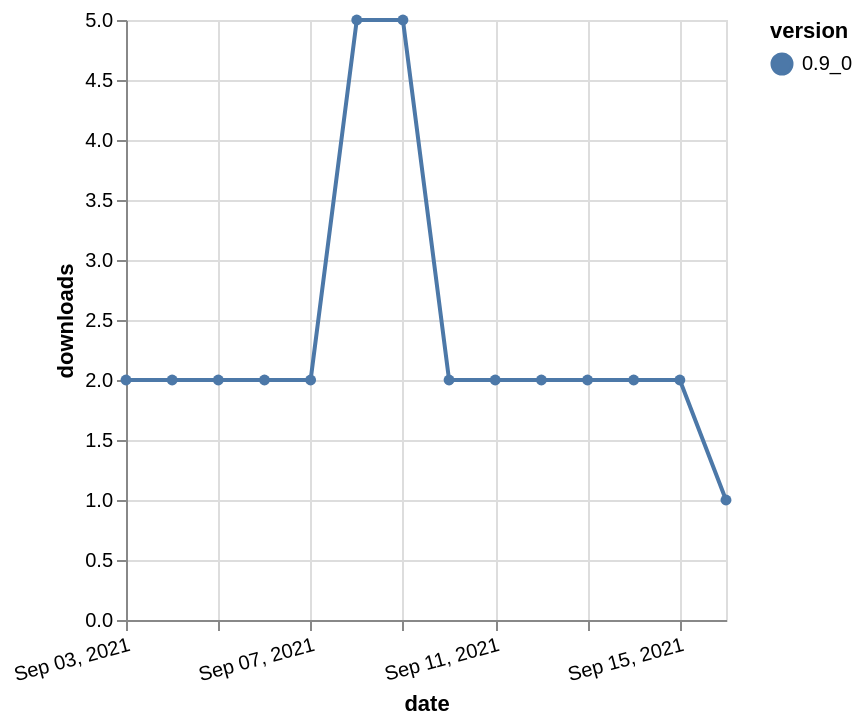

Write a Vega-Lite specification for this figure.
### Vega-Lite specification from a JSON file in a GitHub repository (floating-point values rounded to 4 significant figures)
{"$schema": "https://vega.github.io/schema/vega-lite/v5.json", "description": "A simple bar chart with embedded data.", "data": {"values": [{"date": "2021-09-03", "total": 4012, "delta": 2, "version": "0.9_0"}, {"date": "2021-09-04", "total": 4014, "delta": 2, "version": "0.9_0"}, {"date": "2021-09-05", "total": 4016, "delta": 2, "version": "0.9_0"}, {"date": "2021-09-06", "total": 4018, "delta": 2, "version": "0.9_0"}, {"date": "2021-09-07", "total": 4020, "delta": 2, "version": "0.9_0"}, {"date": "2021-09-08", "total": 4025, "delta": 5, "version": "0.9_0"}, {"date": "2021-09-09", "total": 4030, "delta": 5, "version": "0.9_0"}, {"date": "2021-09-10", "total": 4032, "delta": 2, "version": "0.9_0"}, {"date": "2021-09-11", "total": 4034, "delta": 2, "version": "0.9_0"}, {"date": "2021-09-12", "total": 4036, "delta": 2, "version": "0.9_0"}, {"date": "2021-09-13", "total": 4038, "delta": 2, "version": "0.9_0"}, {"date": "2021-09-14", "total": 4040, "delta": 2, "version": "0.9_0"}, {"date": "2021-09-15", "total": 4042, "delta": 2, "version": "0.9_0"}, {"date": "2021-09-16", "total": 4043, "delta": 1, "version": "0.9_0"}]}, "width": "container", "mark": {"type": "line", "point": {"filled": true}}, "encoding": {"x": {"field": "date", "type": "temporal", "timeUnit": "yearmonthdate", "title": "date", "axis": {"labelAngle": -15}}, "y": {"field": "delta", "type": "quantitative", "title": "downloads"}, "color": {"field": "version", "type": "nominal"}, "tooltip": {"field": "delta"}}}
